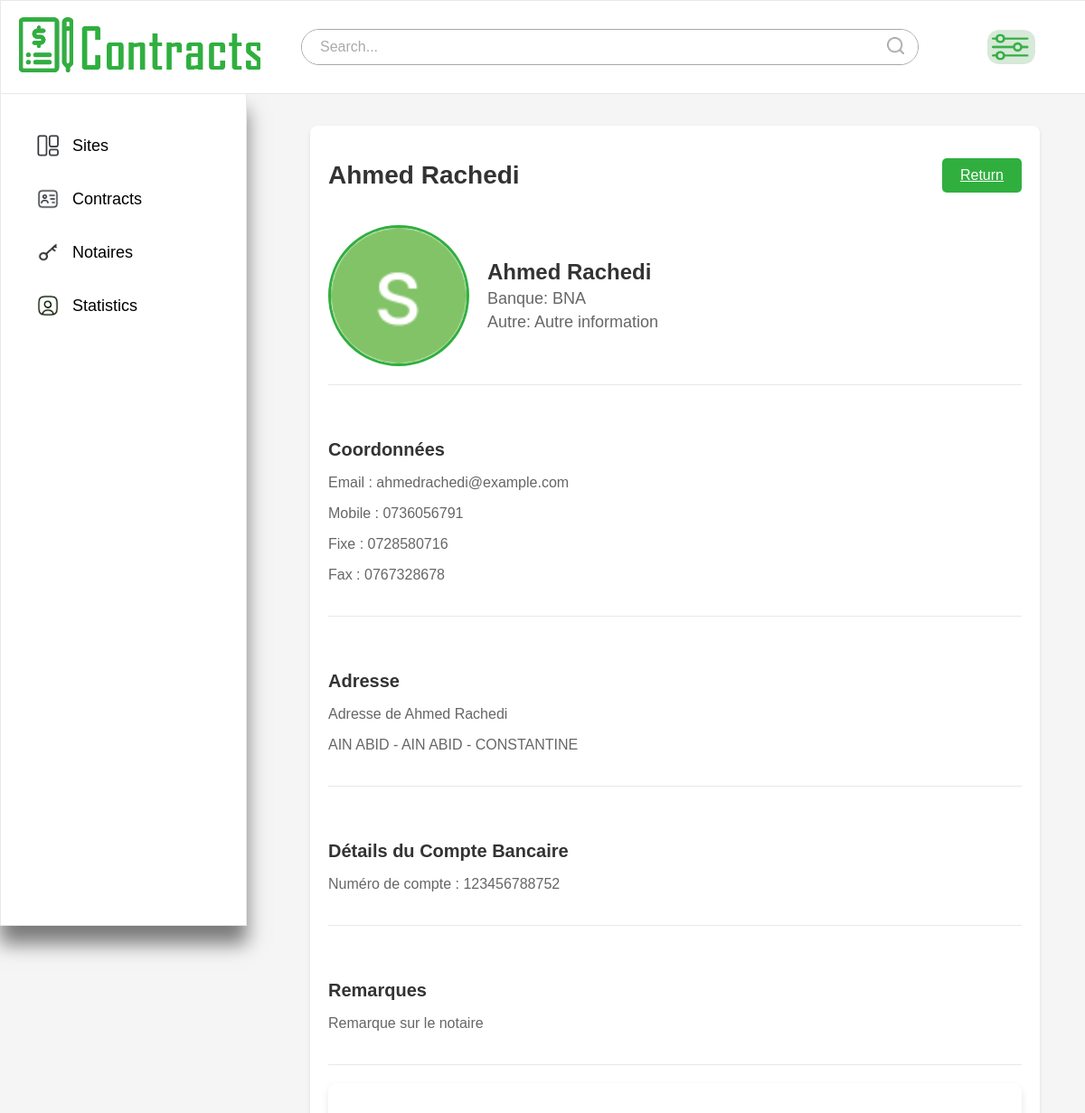
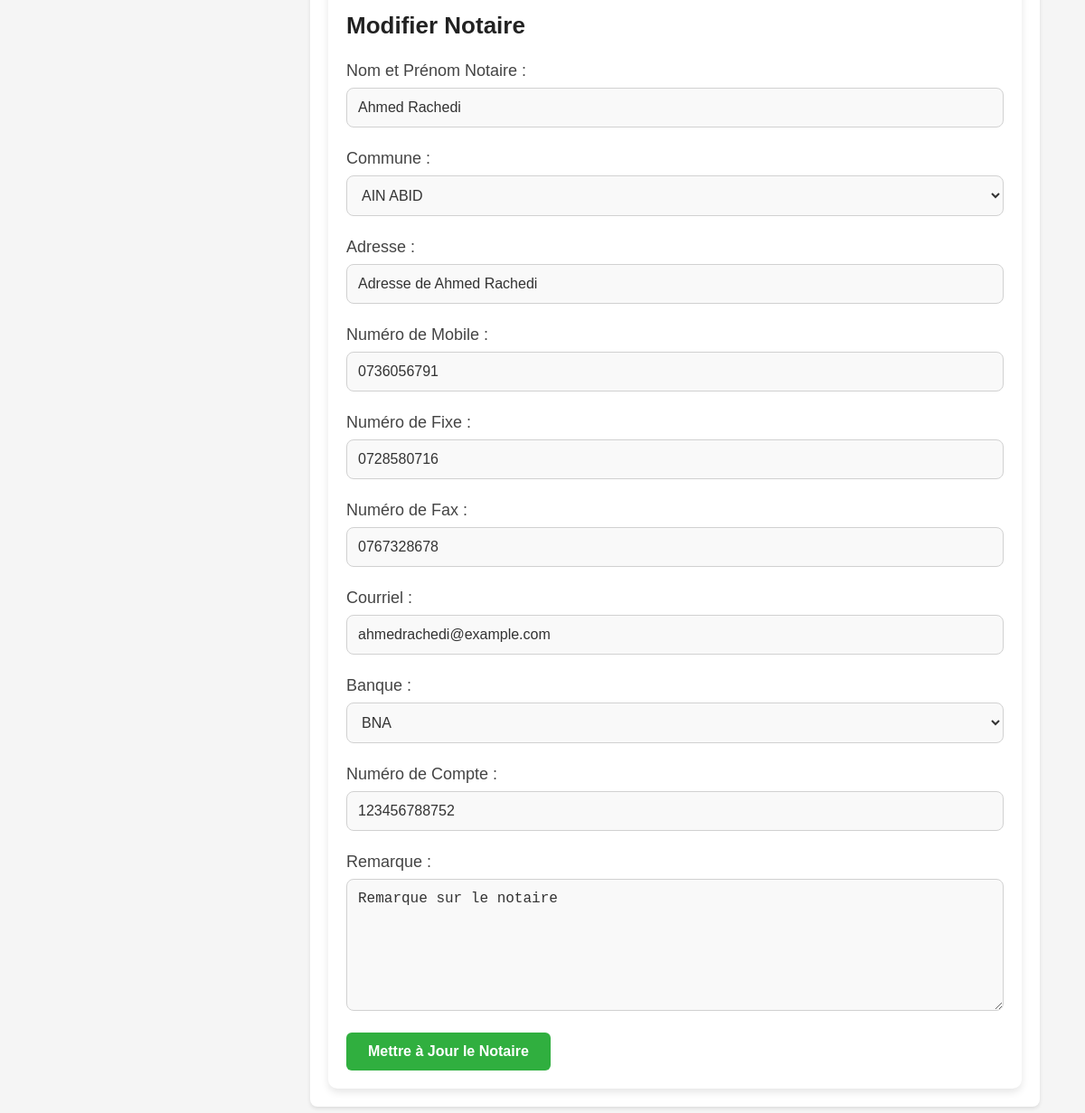
Page /notaire/modify/1 on the committed database (2 pictures, top to bottom).
### app1/models.py (models this page shows, shortened)
class Notaire(models.Model):
    nom_prenom_notaire = models.CharField(max_length=255)
    commune = models.ForeignKey(Commune, on_delete=models.CASCADE)
    adresse = models.CharField(max_length=255)
    num_mobile = models.CharField(max_length=20)
    num_fixe = models.CharField(max_length=20, blank=True, null=True)
    num_fax = models.CharField(max_length=20, blank=True, null=True)
    courriel = models.EmailField()
    banque = models.CharField(max_length=255, choices=[
        ("AGB", "AGB"), ("Algérie Poste (CCP)", "Algérie Poste (CCP)"), ("ASBA", "ASBA"),
        ("B. ABC", "B. ABC"), ("B. EL BARAKA", "B. EL BARAKA"), ("BADR", "BADR"),
        ("BDL", "BDL"), ("BEA", "BEA"), ("BN. HABITAT", "BN. HABITAT"), ("BNA", "BNA"),
        ("BNP PARIS BAS AL DJAZAIR", "BNP PARIS BAS AL DJAZAIR"), ("CNEP", "CNEP"),
        ("CPA", "CPA"), ("FRANSABANK EL DJAZAIR", "FRANSABANK EL DJAZAIR"), ("HBTF", "HBTF"),
        ("HSBC", "HSBC"), ("NATIXIS", "NATIXIS"), ("SOCIETE GENERALE", "SOCIETE GENERALE"),
        ("TBA", "TBA")
    ])
    num_compte = models.CharField(max_length=50, blank=True, null=True)
    autre = models.CharField(max_length=255, blank=True, null=True)
    remarque = models.TextField(blank=True, null=True)

class Commune(models.Model):
    name = models.CharField(max_length=100)
    daira = models.ForeignKey(Daira, on_delete=models.CASCADE)
    wilaya = models.ForeignKey(Wilaya, on_delete=models.CASCADE)

class Daira(models.Model):
    name = models.CharField(max_length=100)
    wilaya = models.ForeignKey(Wilaya, on_delete=models.CASCADE)

class Wilaya(models.Model):
    name = models.CharField(max_length=100)

### app1/views.py (the view)
# urls.py: path('notaire/modify/<int:id>', views.mod_notaire, name='modnot'),
def mod_notaire(request,id):           #opens modification page
    communes = Commune.objects.all()
    dairas = Daira.objects.all()
    wilayas = Wilaya.objects.all()
    bailleurs = Bailleur.objects.all()
    notaire = get_object_or_404(Notaire, id=id)
    return render(request, 'notaires/notairemodify.html', {'communes': communes,'dairas': dairas,'wilayas': wilayas,'bailleurs': bailleurs,'notaire':notaire})

### app1/templates/notaires/notairemodify.html (shortened to what this page needs)
{% load static %}
<!DOCTYPE html>
<html lang="en">
<head>
    <link rel="stylesheet" href="{% static 'css/tester4.css' %}">
</head>
<body>
    <nav class="navbar">
        <div class="logo">
            <a href="{% url 'sitess' %}"><img src="{% static 'images/company8.png' %}" alt="Logo"></a>
        </div>
        <div class="search-bar">
            <button type="submit"><img src="{% static 'images/search.png' %}" alt="Search"></button>
            <input type="text" placeholder="Search...">
        </div>
        <div class="filter">
            <button type="button" id="filterButton"><img src="{% static 'images/fil5.png' %}" alt="filterr"></button>
        </div>
    </nav>
    <div class="container">
        <div class="sidebar">
            <ul>
                <li><a href="{% url 'sitess' %}"><img src="{% static 'images/sites.png' %}" alt="Dashboard Default" class="default-img"><img src="{% static 'images/sites5.png' %}" alt="Dashboard Hover" class="hover-img">Sites</a></li>
                <li><a href="{% url 'contrats' %}"><img src="{% static 'images/conts.png' %}" alt="Profile Default" class="default-img"><img src="{% static 'images/conts5.png' %}" alt="Profile Hover" class="hover-img">Contracts</a></li>
                <li><a href="{% url 'notaires' %}"><img src="{% static 'images/not.png' %}" alt="Messages Default" class="default-img"><img src="{% static 'images/not5.png' %}" alt="Messages Hover" class="hover-img">Notaires</a></li>
                <li><a href="{% url 'calculate_statistics' %}"><img src="{% static 'images/sett2.png' %}" alt="Settings Default" class="default-img">Statistics</a></li>
            </ul>
        </div>
        <main class="main-content">
            <div class="content-container">
                <header class="content-header">
                    <h1>{{ notaire.nom_prenom_notaire }}</h1>
                    <div class="action-buttons">
                        <a href ="{% url 'notaire_detail' notaire.id %}" class="btn-primary">Return</a>
                    </div>
                </header>
                <section class="section profile-section">
                    <div class="profile-header">
                        <img src="{% static 'images/profile.png' %}" alt="Photo de Profil" class="profile-picture">
                        <div class="profile-details">
                            <h2>{{ notaire.nom_prenom_notaire }}</h2>
                            <p>Banque: {{ notaire.banque }}</p>
                            {% if notaire.autre %}
                                <p>Autre: {{ notaire.autre }}</p>
                            {% endif %}
                        </div>
                    </div>
                    <div class="profile-info">
                        <h3>Coordonnées</h3>
                        <p>Email : {{ notaire.courriel }}</p>
                        <p>Mobile : {{ notaire.num_mobile }}</p>
                        {% if notaire.num_fixe %}
                            <p>Fixe : {{ notaire.num_fixe }}</p>
                        {% endif %}
                        {% if notaire.num_fax %}
                            <p>Fax : {{ notaire.num_fax }}</p>
                        {% endif %}
                    </div>
                    <div class="profile-info">
                        <h3>Adresse</h3>
                        <p>{{ notaire.adresse }}</p>
                        <p>{{ notaire.commune.name }} - {{ notaire.commune.daira.name }} - {{ notaire.commune.wilaya.name }}</p>
                    </div>
                    <div class="profile-info">
                        <h3>Détails du Compte Bancaire</h3>
                        {% if notaire.num_compte %}
                            <p>Numéro de compte : {{ notaire.num_compte }}</p>
                        {% else %}
                            <p>Aucun numéro de compte disponible</p>
                        {% endif %}
                    </div>
                    <div class="profile-info">
                        <h3>Remarques</h3>
                        {% if notaire.remarque %}
                            <p>{{ notaire.remarque }}</p>
                        {% else %}
                            <p>Aucune remarque</p>
                        {% endif %}
                    </div>
                </section>
                <section class="profile-edit">
                    <h3>Modifier Notaire</h3>
                    <form action="{% url 'update_notaire' notaire.id %}" method="POST">
                        <div class="form-group">
                            <label for="nom_prenom_notaire">Nom et Prénom Notaire :</label>
                            <input type="text" id="nom_prenom_notaire" name="nom_prenom_notaire" value="{{ notaire.nom_prenom_notaire }}" required>
                        </div>
                        <div class="form-group">
                            <label for="commune">Commune :</label>
                            <select id="commune" name="commune" required>
                                {% for commune in communes %}
                                    <option value="{{ commune.id }}" {% if commune.id == notaire.commune.id %}selected{% endif %}>{{ commune.name }}</option>
                                {% endfor %}
                            </select>
                        </div>
                        <div class="form-group">
                            <label for="adresse">Adresse :</label>
                            <input type="text" id="adresse" name="adresse" value="{{ notaire.adresse }}" required>
                        </div>
                        <div class="form-group">
                            <label for="num_mobile">Numéro de Mobile :</label>
                            <input type="text" id="num_mobile" name="num_mobile" value="{{ notaire.num_mobile }}" required>
                        </div>
                        <div class="form-group">
                            <label for="num_fixe">Numéro de Fixe :</label>
                            <input type="text" id="num_fixe" name="num_fixe" value="{{ notaire.num_fixe }}">
                        </div>
                        <div class="form-group">
                            <label for="num_fax">Numéro de Fax :</label>
                            <input type="text" id="num_fax" name="num_fax" value="{{ notaire.num_fax }}">
                        </div>
                        <div class="form-group">
                            <label for="courriel">Courriel :</label>
                            <input type="email" id="courriel" name="courriel" value="{{ notaire.courriel }}" required>
                        </div>
                        <div class="form-group">
                            <label for="banque">Banque :</label>
                            <select id="banque" name="banque" required>
                                <option value="BNA" {% if notaire.banque == 'BNA' %}selected{% endif %}>BNA</option>
                            </select>
                        </div>
                        <div class="form-group">
                            <label for="num_compte">Numéro de Compte :</label>
                            <input type="text" id="num_compte" name="num_compte" value="{{ notaire.num_compte }}">
                        </div>
                        <div class="form-group">
                            <label for="remarque">Remarque :</label>
                            <textarea id="remarque" name="remarque">{{ notaire.remarque }}</textarea>
                        </div>
                        <button type="submit" class="btn-primary">Mettre à Jour le Notaire</button>
                    </form>
                </section>
            </div>
        </main>
    </div>
</body>
</html>

### rows in the picture
Notaire: nom_prenom_notaire "Ahmed Rachedi", banque "BNA", autre "Autre information", courriel "ahmedrachedi@example.com", num_mobile "0736056791", num_fixe "0728580716", num_fax "0767328678", adresse "Adresse de Ahmed Rachedi", commune.name "AIN ABID", commune.daira.name "AIN ABID", commune.wilaya.name "CONSTANTINE", num_compte "123456788752", remarque "Remarque sur le notaire", commune "AIN ABID"
